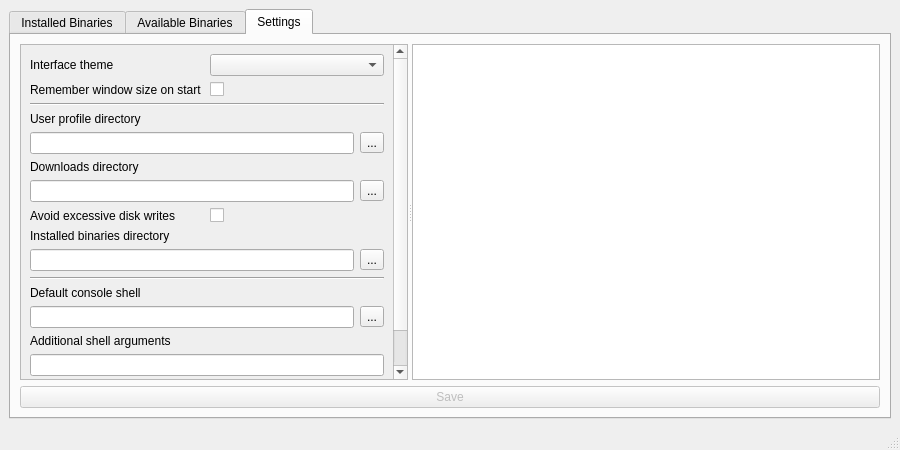
<?xml version="1.0" encoding="UTF-8"?>
<ui version="4.0">
 <class>MainWindow</class>
 <widget class="QMainWindow" name="MainWindow">
  <property name="geometry">
   <rect>
    <x>0</x>
    <y>0</y>
    <width>900</width>
    <height>450</height>
   </rect>
  </property>
  <property name="windowTitle">
   <string>Java Version Manager</string>
  </property>
  <widget class="QWidget" name="centralwidget">
   <layout class="QVBoxLayout" name="verticalLayout">
    <item>
     <widget class="QTabWidget" name="mainTabWidget">
      <property name="currentIndex">
       <number>2</number>
      </property>
      <widget class="QWidget" name="installedBinariesTab">
       <attribute name="title">
        <string>Installed Binaries</string>
       </attribute>
       <layout class="QVBoxLayout" name="verticalLayout_3">
        <item>
         <widget class="QSplitter" name="splitter">
          <property name="orientation">
           <enum>Qt::Horizontal</enum>
          </property>
          <widget class="QListView" name="installedBinariesListView">
           <property name="alternatingRowColors">
            <bool>true</bool>
           </property>
           <property name="wordWrap">
            <bool>true</bool>
           </property>
          </widget>
          <widget class="QTreeView" name="selectedBinaryDetailsTreeView">
           <property name="editTriggers">
            <set>QAbstractItemView::NoEditTriggers</set>
           </property>
           <property name="animated">
            <bool>true</bool>
           </property>
          </widget>
         </widget>
        </item>
        <item>
         <layout class="QHBoxLayout" name="horizontalLayout_8">
          <item>
           <widget class="QPushButton" name="toggleSelectedBinaryPushButton">
            <property name="text">
             <string>Set Active</string>
            </property>
           </widget>
          </item>
          <item>
           <widget class="QPushButton" name="launchSelectedBinaryShellPushButton">
            <property name="text">
             <string>Launch Shell</string>
            </property>
           </widget>
          </item>
          <item>
           <widget class="QPushButton" name="openDirectorySelectedBinaryPushButton">
            <property name="text">
             <string>Open Directory</string>
            </property>
           </widget>
          </item>
          <item>
           <spacer name="horizontalSpacer_7">
            <property name="orientation">
             <enum>Qt::Horizontal</enum>
            </property>
            <property name="sizeHint" stdset="0">
             <size>
              <width>40</width>
              <height>20</height>
             </size>
            </property>
           </spacer>
          </item>
          <item>
           <widget class="QPushButton" name="deleteSelectedBinaryPushButton">
            <property name="text">
             <string>Delete</string>
            </property>
           </widget>
          </item>
          <item>
           <widget class="QPushButton" name="renameSelectedBinaryPushButton">
            <property name="text">
             <string>Rename</string>
            </property>
           </widget>
          </item>
         </layout>
        </item>
       </layout>
      </widget>
      <widget class="QWidget" name="availableBinariesTab">
       <attribute name="title">
        <string>Available Binaries</string>
       </attribute>
       <layout class="QVBoxLayout" name="verticalLayout_2">
        <item>
         <widget class="QTableView" name="availableBinariesTableView">
          <property name="editTriggers">
           <set>QAbstractItemView::NoEditTriggers</set>
          </property>
          <property name="alternatingRowColors">
           <bool>true</bool>
          </property>
          <property name="selectionMode">
           <enum>QAbstractItemView::SingleSelection</enum>
          </property>
          <property name="selectionBehavior">
           <enum>QAbstractItemView::SelectRows</enum>
          </property>
          <property name="verticalScrollMode">
           <enum>QAbstractItemView::ScrollPerPixel</enum>
          </property>
          <property name="horizontalScrollMode">
           <enum>QAbstractItemView::ScrollPerPixel</enum>
          </property>
          <property name="sortingEnabled">
           <bool>true</bool>
          </property>
          <property name="wordWrap">
           <bool>false</bool>
          </property>
          <attribute name="verticalHeaderVisible">
           <bool>false</bool>
          </attribute>
         </widget>
        </item>
        <item>
         <layout class="QHBoxLayout" name="horizontalLayout_9">
          <item>
           <widget class="QPushButton" name="availableBinariesInfoButton">
            <property name="enabled">
             <bool>false</bool>
            </property>
            <property name="text">
             <string>Details</string>
            </property>
           </widget>
          </item>
          <item>
           <widget class="QPushButton" name="availableBinariesDownloadButton">
            <property name="enabled">
             <bool>false</bool>
            </property>
            <property name="text">
             <string>Download</string>
            </property>
           </widget>
          </item>
          <item>
           <widget class="QPushButton" name="availableBinariesInstallButton">
            <property name="enabled">
             <bool>false</bool>
            </property>
            <property name="text">
             <string>Install</string>
            </property>
           </widget>
          </item>
          <item>
           <widget class="QProgressBar" name="availableBinariesProgressBar">
            <property name="enabled">
             <bool>false</bool>
            </property>
            <property name="value">
             <number>0</number>
            </property>
            <property name="alignment">
             <set>Qt::AlignJustify|Qt::AlignVCenter</set>
            </property>
           </widget>
          </item>
          <item>
           <widget class="QPushButton" name="availableBinariesCancelButton">
            <property name="enabled">
             <bool>false</bool>
            </property>
            <property name="text">
             <string>Cancel</string>
            </property>
           </widget>
          </item>
         </layout>
        </item>
        <item>
         <widget class="QGroupBox" name="filterOptionsGroupBox">
          <property name="title">
           <string>Filter Options</string>
          </property>
          <layout class="QHBoxLayout" name="horizontalLayout_5">
           <item>
            <layout class="QFormLayout" name="formLayout_3">
             <item row="0" column="0">
              <widget class="QLabel" name="javaVerOptionLabel">
               <property name="text">
                <string>Java Version:</string>
               </property>
              </widget>
             </item>
             <item row="0" column="1">
              <layout class="QHBoxLayout" name="horizontalLayout_2">
               <item>
                <widget class="QCheckBox" name="javaVer8CheckBox">
                 <property name="text">
                  <string>8</string>
                 </property>
                </widget>
               </item>
               <item>
                <widget class="QCheckBox" name="javaVer9CheckBox">
                 <property name="text">
                  <string>9</string>
                 </property>
                </widget>
               </item>
               <item>
                <widget class="QCheckBox" name="javaVer10CheckBox">
                 <property name="text">
                  <string>10</string>
                 </property>
                </widget>
               </item>
               <item>
                <widget class="QCheckBox" name="javaVer11CheckBox">
                 <property name="text">
                  <string>11</string>
                 </property>
                </widget>
               </item>
               <item>
                <spacer name="horizontalSpacer_2">
                 <property name="orientation">
                  <enum>Qt::Horizontal</enum>
                 </property>
                 <property name="sizeHint" stdset="0">
                  <size>
                   <width>40</width>
                   <height>20</height>
                  </size>
                 </property>
                </spacer>
               </item>
              </layout>
             </item>
             <item row="1" column="0">
              <widget class="QLabel" name="releaseTypeOptionLabel">
               <property name="text">
                <string>Release Type:</string>
               </property>
              </widget>
             </item>
             <item row="1" column="1">
              <layout class="QHBoxLayout" name="horizontalLayout_6">
               <item>
                <widget class="QCheckBox" name="stableReleaseTypeCheckBox">
                 <property name="text">
                  <string>Stable</string>
                 </property>
                </widget>
               </item>
               <item>
                <widget class="QCheckBox" name="nightlyReleaseTypeCheckBox">
                 <property name="text">
                  <string>Nightly</string>
                 </property>
                </widget>
               </item>
               <item>
                <spacer name="horizontalSpacer_5">
                 <property name="orientation">
                  <enum>Qt::Horizontal</enum>
                 </property>
                 <property name="sizeHint" stdset="0">
                  <size>
                   <width>40</width>
                   <height>20</height>
                  </size>
                 </property>
                </spacer>
               </item>
              </layout>
             </item>
             <item row="2" column="0">
              <widget class="QLabel" name="binTypeOptionLabel">
               <property name="text">
                <string>Binary Type:</string>
               </property>
              </widget>
             </item>
             <item row="2" column="1">
              <layout class="QHBoxLayout" name="horizontalLayout_3">
               <item>
                <widget class="QCheckBox" name="jdkBinCheckBox">
                 <property name="text">
                  <string>JDK</string>
                 </property>
                </widget>
               </item>
               <item>
                <widget class="QCheckBox" name="jreBinCheckBox">
                 <property name="text">
                  <string>JRE</string>
                 </property>
                </widget>
               </item>
               <item>
                <spacer name="horizontalSpacer_3">
                 <property name="orientation">
                  <enum>Qt::Horizontal</enum>
                 </property>
                 <property name="sizeHint" stdset="0">
                  <size>
                   <width>40</width>
                   <height>20</height>
                  </size>
                 </property>
                </spacer>
               </item>
              </layout>
             </item>
            </layout>
           </item>
           <item>
            <layout class="QFormLayout" name="formLayout_2">
             <item row="2" column="0">
              <widget class="QLabel" name="heapSizeOptionLabel">
               <property name="text">
                <string>Heap Size:</string>
               </property>
              </widget>
             </item>
             <item row="2" column="1">
              <layout class="QHBoxLayout" name="horizontalLayout_4">
               <item>
                <widget class="QCheckBox" name="normalHeapSizeCheckBox">
                 <property name="text">
                  <string>Normal</string>
                 </property>
                </widget>
               </item>
               <item>
                <widget class="QCheckBox" name="largeHeapSizeCheckBox">
                 <property name="text">
                  <string>Large</string>
                 </property>
                </widget>
               </item>
               <item>
                <spacer name="horizontalSpacer_4">
                 <property name="orientation">
                  <enum>Qt::Horizontal</enum>
                 </property>
                 <property name="sizeHint" stdset="0">
                  <size>
                   <width>40</width>
                   <height>20</height>
                  </size>
                 </property>
                </spacer>
               </item>
              </layout>
             </item>
             <item row="3" column="0">
              <widget class="QLabel" name="archOptionLabel">
               <property name="enabled">
                <bool>false</bool>
               </property>
               <property name="text">
                <string>Architecture:</string>
               </property>
              </widget>
             </item>
             <item row="3" column="1">
              <layout class="QHBoxLayout" name="horizontalLayout_7">
               <item>
                <widget class="QCheckBox" name="x64ArchCheckBox">
                 <property name="enabled">
                  <bool>false</bool>
                 </property>
                 <property name="text">
                  <string>x64</string>
                 </property>
                </widget>
               </item>
               <item>
                <widget class="QCheckBox" name="x32ArchCheckBox">
                 <property name="enabled">
                  <bool>false</bool>
                 </property>
                 <property name="text">
                  <string>x32</string>
                 </property>
                </widget>
               </item>
               <item>
                <spacer name="horizontalSpacer_6">
                 <property name="orientation">
                  <enum>Qt::Horizontal</enum>
                 </property>
                 <property name="sizeHint" stdset="0">
                  <size>
                   <width>40</width>
                   <height>20</height>
                  </size>
                 </property>
                </spacer>
               </item>
              </layout>
             </item>
             <item row="1" column="0">
              <widget class="QLabel" name="vmOptionLabel">
               <property name="text">
                <string>Virtual Machine:</string>
               </property>
              </widget>
             </item>
             <item row="1" column="1">
              <layout class="QHBoxLayout" name="horizontalLayout">
               <item>
                <widget class="QCheckBox" name="hotspotVmCheckBox">
                 <property name="text">
                  <string>HotSpot</string>
                 </property>
                </widget>
               </item>
               <item>
                <widget class="QCheckBox" name="openj9VmCheckBox">
                 <property name="text">
                  <string>OpenJ9</string>
                 </property>
                </widget>
               </item>
               <item>
                <spacer name="horizontalSpacer">
                 <property name="orientation">
                  <enum>Qt::Horizontal</enum>
                 </property>
                 <property name="sizeHint" stdset="0">
                  <size>
                   <width>40</width>
                   <height>20</height>
                  </size>
                 </property>
                </spacer>
               </item>
              </layout>
             </item>
            </layout>
           </item>
          </layout>
         </widget>
        </item>
       </layout>
      </widget>
      <widget class="QWidget" name="settingsTab">
       <attribute name="title">
        <string>Settings</string>
       </attribute>
       <layout class="QVBoxLayout" name="verticalLayout_5">
        <item>
         <widget class="QSplitter" name="splitter_2">
          <property name="orientation">
           <enum>Qt::Horizontal</enum>
          </property>
          <property name="childrenCollapsible">
           <bool>false</bool>
          </property>
          <widget class="QScrollArea" name="scrollArea">
           <property name="minimumSize">
            <size>
             <width>300</width>
             <height>0</height>
            </size>
           </property>
           <property name="widgetResizable">
            <bool>true</bool>
           </property>
           <widget class="QWidget" name="scrollAreaWidgetContents">
            <property name="geometry">
             <rect>
              <x>0</x>
              <y>0</y>
              <width>348</width>
              <height>377</height>
             </rect>
            </property>
            <layout class="QVBoxLayout" name="verticalLayout_4">
             <item>
              <layout class="QHBoxLayout" name="horizontalLayout_16">
               <item>
                <widget class="QLabel" name="label_2">
                 <property name="text">
                  <string>Interface theme</string>
                 </property>
                </widget>
               </item>
               <item>
                <widget class="QComboBox" name="interfaceThemeComboBox"/>
               </item>
              </layout>
             </item>
             <item>
              <layout class="QHBoxLayout" name="horizontalLayout_15">
               <item>
                <widget class="QLabel" name="label_6">
                 <property name="text">
                  <string>Remember window size on start</string>
                 </property>
                </widget>
               </item>
               <item>
                <widget class="QCheckBox" name="rememberSizeCheckBox">
                 <property name="text">
                  <string/>
                 </property>
                </widget>
               </item>
              </layout>
             </item>
             <item>
              <widget class="Line" name="line">
               <property name="orientation">
                <enum>Qt::Horizontal</enum>
               </property>
              </widget>
             </item>
             <item>
              <widget class="QLabel" name="label">
               <property name="text">
                <string>User profile directory</string>
               </property>
              </widget>
             </item>
             <item>
              <layout class="QHBoxLayout" name="horizontalLayout_11">
               <item>
                <widget class="QLineEdit" name="userProfileDirLineEdit"/>
               </item>
               <item>
                <widget class="QToolButton" name="userProfileDirToolButton">
                 <property name="text">
                  <string>...</string>
                 </property>
                </widget>
               </item>
              </layout>
             </item>
             <item>
              <widget class="QLabel" name="label_3">
               <property name="text">
                <string>Downloads directory</string>
               </property>
              </widget>
             </item>
             <item>
              <layout class="QHBoxLayout" name="horizontalLayout_12">
               <item>
                <widget class="QLineEdit" name="dlDirLineEdit"/>
               </item>
               <item>
                <widget class="QToolButton" name="dlDirToolButton">
                 <property name="text">
                  <string>...</string>
                 </property>
                </widget>
               </item>
              </layout>
             </item>
             <item>
              <layout class="QHBoxLayout" name="horizontalLayout_17">
               <item>
                <widget class="QLabel" name="label_7">
                 <property name="text">
                  <string>Avoid excessive disk writes</string>
                 </property>
                </widget>
               </item>
               <item>
                <widget class="QCheckBox" name="useBytesIOCheckBox">
                 <property name="text">
                  <string/>
                 </property>
                </widget>
               </item>
              </layout>
             </item>
             <item>
              <widget class="QLabel" name="label_4">
               <property name="text">
                <string>Installed binaries directory</string>
               </property>
              </widget>
             </item>
             <item>
              <layout class="QHBoxLayout" name="horizontalLayout_13">
               <item>
                <widget class="QLineEdit" name="binDirLineEdit"/>
               </item>
               <item>
                <widget class="QToolButton" name="binDirToolButton">
                 <property name="text">
                  <string>...</string>
                 </property>
                </widget>
               </item>
              </layout>
             </item>
             <item>
              <widget class="Line" name="line_2">
               <property name="orientation">
                <enum>Qt::Horizontal</enum>
               </property>
              </widget>
             </item>
             <item>
              <widget class="QLabel" name="label_5">
               <property name="text">
                <string>Default console shell</string>
               </property>
              </widget>
             </item>
             <item>
              <layout class="QHBoxLayout" name="horizontalLayout_14">
               <item>
                <widget class="QLineEdit" name="defaultShellLineEdit"/>
               </item>
               <item>
                <widget class="QToolButton" name="defaultShellToolButton">
                 <property name="text">
                  <string>...</string>
                 </property>
                </widget>
               </item>
              </layout>
             </item>
             <item>
              <widget class="QLabel" name="label_8">
               <property name="text">
                <string>Additional shell arguments</string>
               </property>
              </widget>
             </item>
             <item>
              <widget class="QLineEdit" name="defaultShellArgsLineEdit"/>
             </item>
             <item>
              <spacer name="verticalSpacer">
               <property name="orientation">
                <enum>Qt::Vertical</enum>
               </property>
               <property name="sizeHint" stdset="0">
                <size>
                 <width>20</width>
                 <height>40</height>
                </size>
               </property>
              </spacer>
             </item>
             <item>
              <widget class="Line" name="line_3">
               <property name="orientation">
                <enum>Qt::Horizontal</enum>
               </property>
              </widget>
             </item>
             <item>
              <widget class="QPushButton" name="openConsoleToggleButton">
               <property name="sizePolicy">
                <sizepolicy hsizetype="Expanding" vsizetype="Fixed">
                 <horstretch>0</horstretch>
                 <verstretch>0</verstretch>
                </sizepolicy>
               </property>
               <property name="text">
                <string>Open Console</string>
               </property>
               <property name="checkable">
                <bool>true</bool>
               </property>
              </widget>
             </item>
            </layout>
           </widget>
          </widget>
          <widget class="QTextBrowser" name="textBrowser"/>
         </widget>
        </item>
        <item>
         <widget class="QPushButton" name="saveSettingsPushButton">
          <property name="enabled">
           <bool>false</bool>
          </property>
          <property name="text">
           <string>Save</string>
          </property>
          <property name="shortcut">
           <string>Ctrl+S</string>
          </property>
         </widget>
        </item>
       </layout>
      </widget>
     </widget>
    </item>
   </layout>
  </widget>
  <widget class="QStatusBar" name="statusbar"/>
 </widget>
 <resources/>
 <connections/>
</ui>
